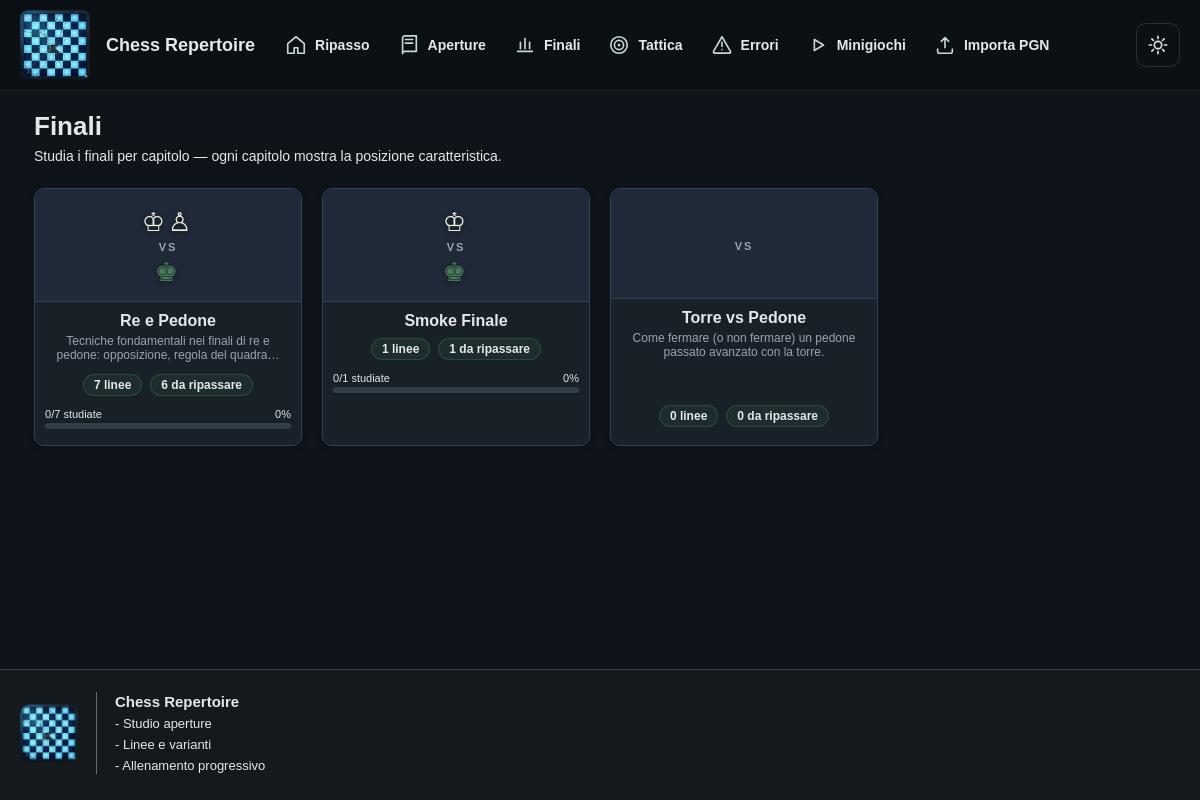
The app's page /finali/ with its own data.
### repertoire/models.py (models this page shows, shortened)
class FinaleCapitolo(models.Model):
    nome = models.CharField(max_length=100, unique=True)
    descrizione = models.TextField(blank=True, null=True)
    ordine = models.PositiveIntegerField(default=0)
    fen_preview = models.TextField(
        blank=True,
        null=True,
        help_text="FEN per la miniatura del capitolo. Se vuoto, usa la prima linea.",
    )
    class Meta:
        ordering = ["ordine", "nome"]

### repertoire/views.py (the view)
# urls.py: path("finali/", views.finali_list, name="finali_list"),
def finali_list(request):
    now = timezone.now()
    capitoli = FinaleCapitolo.objects.annotate(
        num_linee=Count("linee", distinct=True),
        linee_studiate=Count("linee", filter=Q(linee__completamenti__gt=0), distinct=True),
        due_linee=Count(
            "linee",
            filter=_numbered_related_line_filter("linee__") & _finale_due_filter(now),
            distinct=True,
        ),
    ).prefetch_related("linee", "posizioni")
    capitoli_data = []
    for capitolo in capitoli:
        prefetched_lines = list(capitolo.linee.all())
        first_line = prefetched_lines[0] if prefetched_lines else None
        fen = capitolo.fen_preview or (first_line.fen_start if first_line else "")
        white_pieces, black_pieces = _fen_pieces(fen)
        capitoli_data.append(
            {
                "obj": capitolo,
                "white_pieces": white_pieces,
                "black_pieces": black_pieces,
                "num_linee": capitolo.num_linee,
                "linee_studiate": capitolo.linee_studiate,
                "due_linee": capitolo.due_linee,
            }
        )
    return render(request, "repertoire/finali_list.html", {"capitoli": capitoli_data})

### repertoire/views.py (called while the page is built)
def _finale_due_filter(now):
    return Q(linee__review_attempts=0) | Q(linee__due_at__isnull=True) | Q(linee__due_at__lte=now)

def _numbered_related_line_filter(prefix):
    return Q(**{f"{prefix}numero__isnull": False}) & Q(**{f"{prefix}numero__gt": 0})

def _fen_pieces(fen):
    white_symbols = {"K": "♔", "Q": "♕", "R": "♖", "B": "♗", "N": "♘", "P": "♙"}
    black_symbols = {"k": "♚", "q": "♛", "r": "♜", "b": "♝", "n": "♞", "p": "♟"}
    parts = (fen or "").split()
    placement = parts[0] if parts else ""
    white_counts = {piece: 0 for piece in "KQRBNP"}
    black_counts = {piece: 0 for piece in "kqrbnp"}
    for char in placement:
        if char in white_counts:
            white_counts[char] += 1
        elif char in black_counts:
            black_counts[char] += 1
    white = [white_symbols[piece] for piece in "KQRBNP" for _ in range(white_counts[piece])]
    black = [black_symbols[piece] for piece in "kqrbnp" for _ in range(black_counts[piece])]
    return white, black

### repertoire/templates/repertoire/finali_list.html (shortened to what this page needs)
{% extends "repertoire/base.html" %}
{% block content %}
<div class="page">
  <h1 class="page-title">Finali</h1>
  <p class="page-subtitle">Studia i finali per capitolo — ogni capitolo mostra la posizione caratteristica.</p>
  {% if capitoli %}
  <div class="grid">
    {% for item in capitoli %}
    <a href="{% url 'finali_chapter_detail' item.obj.id %}" class="card">
      <div class="pieces-preview">
        <span class="pieces-row white">{% for p in item.white_pieces %}{{ p }}{% endfor %}</span>
        <div class="pieces-vs">vs</div>
        <span class="pieces-row black">{% for p in item.black_pieces %}{{ p }}{% endfor %}</span>
      </div>
      <h3>{{ item.obj.nome }}</h3>
      {% if item.obj.descrizione %}
      <div class="card-desc">{{ item.obj.descrizione|truncatechars:80 }}</div>
      {% endif %}
      <div class="card-meta">
        <span class="badge">{{ item.num_linee }} linee</span>
        <span class="badge">{{ item.due_linee }} da ripassare</span>
      </div>
      {% if item.num_linee %}
      <div class="progress-wrap">
        <div class="progress-meta">
          <span>{{ item.linee_studiate }}/{{ item.num_linee }} studiate</span>
          <span>{% widthratio item.linee_studiate item.num_linee 100 %}%</span>
        </div>
        <div class="progress-bar">
        </div>
      </div>
      {% endif %}
    </a>
    {% endfor %}
  </div>
  {% else %}
  <div class="empty-state">
    <h2>Nessun capitolo ancora</h2>
    <p>Aggiungi i primi capitoli dall'<a href="/admin/repertoire/finalecapitolo/add/">area di amministrazione</a>.</p>
  </div>
  {% endif %}
</div>
{% endblock %}

### repertoire/templates/repertoire/base.html (style rules this page uses)
*, *::before, *::after { box-sizing: border-box; }
:root { --bg: #f3f4f6; --bg-card: #ffffff; --bg-header: #18212b; --text: #1f2937; --text-muted: #6b7280; --border: #d1d5db; --input-bg: #fff; --surface-alt: #eef2f7; --accent: #2f6f5e; --accent-strong: #245748; }
html.dark { --bg: #0f141a; --bg-card: #182028; --bg-header: #0b1015; --text: #e5e7eb; --text-muted: #9ca3af; --border: #334155; --input-bg: #111827; --surface-alt: #1f2937; --accent: #8cb6a7; --accent-strong: #b7d4c9; }
body { margin: 0; font-family: Arial, sans-serif; background: var(--bg); color: var(--text); min-height: 100vh; display: flex; flex-direction: column; transition: background .25s, color .25s; }
a { color: var(--text); text-decoration: none; }
html.dark h1, html.dark h2, html.dark h3, html.dark h4, html.dark p, html.dark span, html.dark label { color: var(--text); }
html.dark .card, html.dark .stat-card, html.dark .due-item, html.dark .progress-item, html.dark .empty-state, html.dark .srs-panel, html.dark .help { background: var(--bg-card) !important; color: var(--text) !important; }
html.dark .card h3 { color: var(--text) !important; }

### repertoire/templates/repertoire/finali_list.html (style rules this page uses)
.page { max-width: 1200px; margin: 0 auto; padding: 20px; }
.page-title { font-size: 26px; font-weight: 800; color: var(--text); margin: 0 0 6px; }
.page-subtitle { color: var(--text-muted); font-size: 14px; margin: 0 0 24px; }
.grid { display: grid; grid-template-columns: repeat(auto-fill, minmax(260px, 1fr)); gap: 20px; }
.card { background: var(--bg-card); border-radius: 10px; box-shadow: 0 2px 8px rgba(0,0,0,0.1); overflow: hidden; transition: transform 0.2s ease, box-shadow 0.2s ease, border-color 0.2s ease; text-align: center; padding-bottom: 10px; border: 1px solid var(--border); text-decoration: none; color: var(--text); display: flex; flex-direction: column; }
.pieces-preview { padding: 20px 12px 16px; display: flex; flex-direction: column; align-items: center; gap: 6px; background: var(--surface-alt, rgba(255,255,255,0.03)); border-bottom: 1px solid var(--border); min-height: 110px; justify-content: center; }
.pieces-row { font-size: 26px; letter-spacing: 3px; line-height: 1; }
.pieces-row.white { color: #f0ece0; filter: drop-shadow(0 1px 2px rgba(0,0,0,0.6)); }
.pieces-row.black { color: #4a7c59; filter: drop-shadow(0 1px 2px rgba(0,0,0,0.4)); }
.pieces-vs { font-size: 11px; font-weight: 800; letter-spacing: 2px; color: var(--text-muted); text-transform: uppercase; }
.card h3 { margin: 10px 8px 4px; font-size: 16px; font-weight: 700; color: var(--text); }
.card-meta { display: flex; justify-content: center; gap: 8px; margin: 4px 8px 8px; flex-wrap: wrap; }
.badge { display: inline-flex; align-items: center; padding: 3px 10px; border-radius: 999px; font-size: 12px; font-weight: 700; background: rgba(95,207,128,0.08); border: 1px solid rgba(95,207,128,0.18); color: #8fd4a3; }
.card-desc { font-size: 12px; color: var(--text-muted); margin: 0 10px 8px; flex: 1; }
.progress-wrap { margin: 4px 10px 6px; }
.progress-meta { display: flex; justify-content: space-between; font-size: 11px; color: var(--text-muted); margin-bottom: 3px; }
.progress-bar { height: 6px; border-radius: 999px; background: rgba(148,163,184,0.22); overflow: hidden; }

### records on screen
FinaleCapitolo: white_pieces "♔" "♙", black_pieces "♚", obj.nome "Re e Pedone", obj.descrizione "Tecniche fondamentali nei finali di re e pedone: opposizione, regola del quadra…", num_linee "7", due_linee "6", linee_studiate "0"
FinaleCapitolo: white_pieces "♔", black_pieces "♚", obj.nome "Smoke Finale", num_linee "1", due_linee "1", linee_studiate "0"
FinaleCapitolo: obj.nome "Torre vs Pedone", obj.descrizione "Come fermare (o non fermare) un pedone passato avanzato con la torre.", num_linee "0", due_linee "0"
